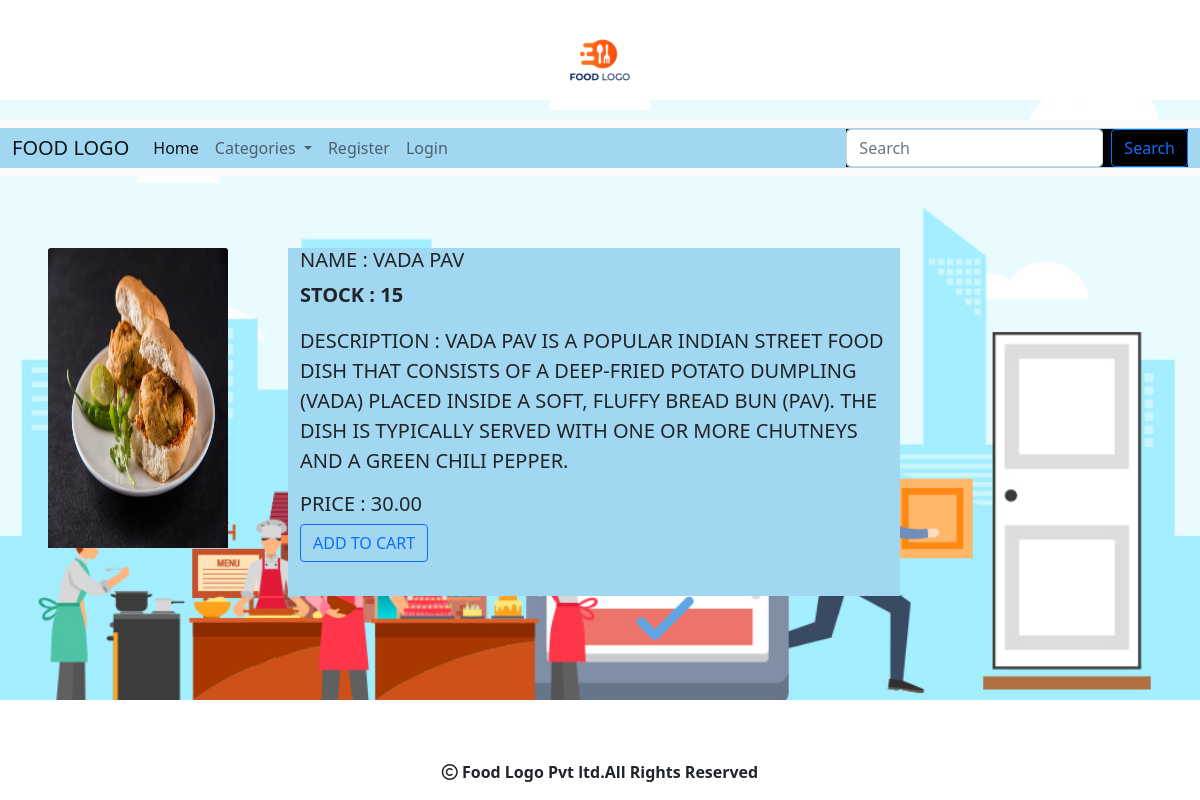
Screenshot of /viewproduct/Vada pav with the database file from the repository.
### shop/models.py (models this page shows, shortened)
class Product(models.Model):
    name = models.CharField(max_length=200)
    desc = models.TextField()
    image = models.ImageField(upload_to='shop/products', blank=True, null=True)
    price=models.DecimalField(max_digits=10,decimal_places=2)
    category=models.ForeignKey(Category,on_delete=models.CASCADE)
    stock=models.IntegerField()
    available=models.BooleanField(default=True)
    created=models.DateTimeField(auto_now_add=True)
    updated=models.DateTimeField(auto_now=True)

### shop/views.py (the view)
# urls.py: path('viewproduct/<p>',views.viewproduct,name="viewproduct"),
def viewproduct(request,p):
    c=Product.objects.get(name=p)
    return render(request,'viewproduct.html',{'product':c})

### cart/context_processors.py (called while the page is built, shortened)
def productcount(request):
    item_count=0
    return{'count':item_count}

### shop/context_processors.py (called while the page is built)
def menu_links(request):
    c=Category.objects.all()
    return {'links':c}

### templates/viewproduct.html (shortened to what this page needs)
{% extends 'base.html' %}
{% load static %}
{% block content %}
<br>
<div class="row">
  <div class="col-2 m-5" ">
    <center><img src="{{product.image.url}}" class="card-img-top" alt="..." style="width:100%;" height="300"></center>
  </div>
  <div class="col-sm-6 mt-5" style="text-transform: uppercase;font-size:20px;background-color:#a1d7f0;">
        <h5>Name : {{product.name}}</h5>
      <p><b>Stock : {{product.stock}}</b></p>
        <p >Description : {{product.desc}}</p>
        <h5>Price : {{product.price}}</h5>
        {% if user.is_superuser == False %}
            {% if p.stock <= 0 %}
                <h5 class="text-danger">Out Of Stock</h5>
            {% else %}
                <a   class="btn btn-outline-primary" href="{% url 'cart:addtocart' product.name %}">ADD TO CART</a>
            {% endif %}
        {% endif %}
  </div>
</div>
{% endblock %}

### rows the page displays
Product: image (picture), name "VADA PAV", stock "15", desc "VADA PAV IS A POPULAR INDIAN STREET FOOD DISH THAT CONSISTS OF A DEEP-FRIED POTATO DUMPLING (VADA) PLACED INSIDE A SOFT, FLUFFY BREAD BUN (PAV). THE DISH IS TYPICALLY SERVED WITH ONE OR MORE CHUTNEYS AND A GREEN CHILI PEPPER.", price "30.00"
